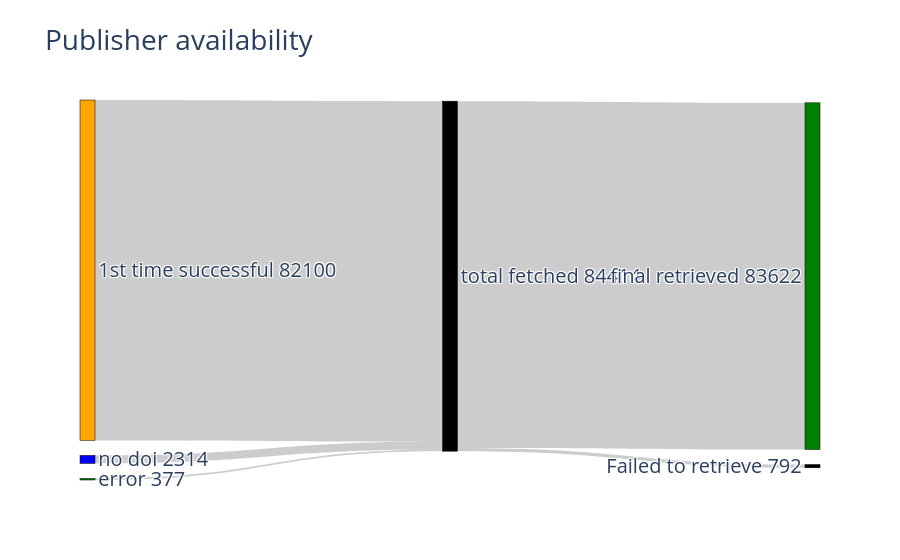

The code cell stored with this chart in its notebook:
### Code cell
import matplotlib.pyplot as plt
import plotly.graph_objects as go

# make a df of successfull from first try
nan_dropped = nan.dropna(subset=['publisher'])
first_try = len(nan_dropped)

# Further filter those where the DOI is also missing
no_doi = no_publisher[no_publisher['doi'].isnull()]

# Counts for Sankey plot
total_fetched = len(nan)
publisher_ok = len(fin)
non_retrieved = len(final_missing)
rows_without_publisher = len(no_publisher)
rows_without_doi = len(no_doi)




# Define nodes and their labels
node_labels = ["error 377",'no doi 2314', '1st time successful 82100', 'total fetched 84414', 'final retrieved 83622', 'Failed to retrieve 792']

# Define the nodes and links
nodes = dict(
    label = node_labels,
    color = ["green", "blue", "orange", 'black', 'green', 'black'],
    pad = 15,
    thickness = 15,
    line = dict(color = "black", width = 0.5)
)

links = dict(
    source = [0, 1, 2, None, 3, 3],  # Indices in `node_labels`
    target = [3, 3, 3, None, 5, 4],
    value = [rows_without_publisher - rows_without_doi, rows_without_doi, first_try, total_fetched, non_retrieved, publisher_ok]
)

# Create the Sankey plot
fig = go.Figure(data=[go.Sankey(
    node=nodes,
    link=links
)])

# Update the layout
fig.update_layout(title_text="Publisher availability", font_size=20)
fig.show()

### Figure 1 — Plotly figure (JSON) as saved in the notebook; plotly's stock layout.template omitted (floating-point values rounded to 4 significant figures)
{"data": [{"link": {"source": [0, 1, 2, null, 3, 3], "target": [3, 3, 3, null, 5, 4], "value": [377, 1937, 82100, 84414, 792, 83622]}, "node": {"color": ["green", "blue", "orange", "black", "green", "black"], "label": ["error 377", "no doi 2314", "1st time successful 82100", "total fetched 84414", "final retrieved 83622", "Failed to retrieve 792"], "line": {"color": "black", "width": 0.5}, "pad": 15, "thickness": 15}, "type": "sankey"}], "layout": {"font": {"size": 20}, "title": {"text": "Publisher availability"}}}
